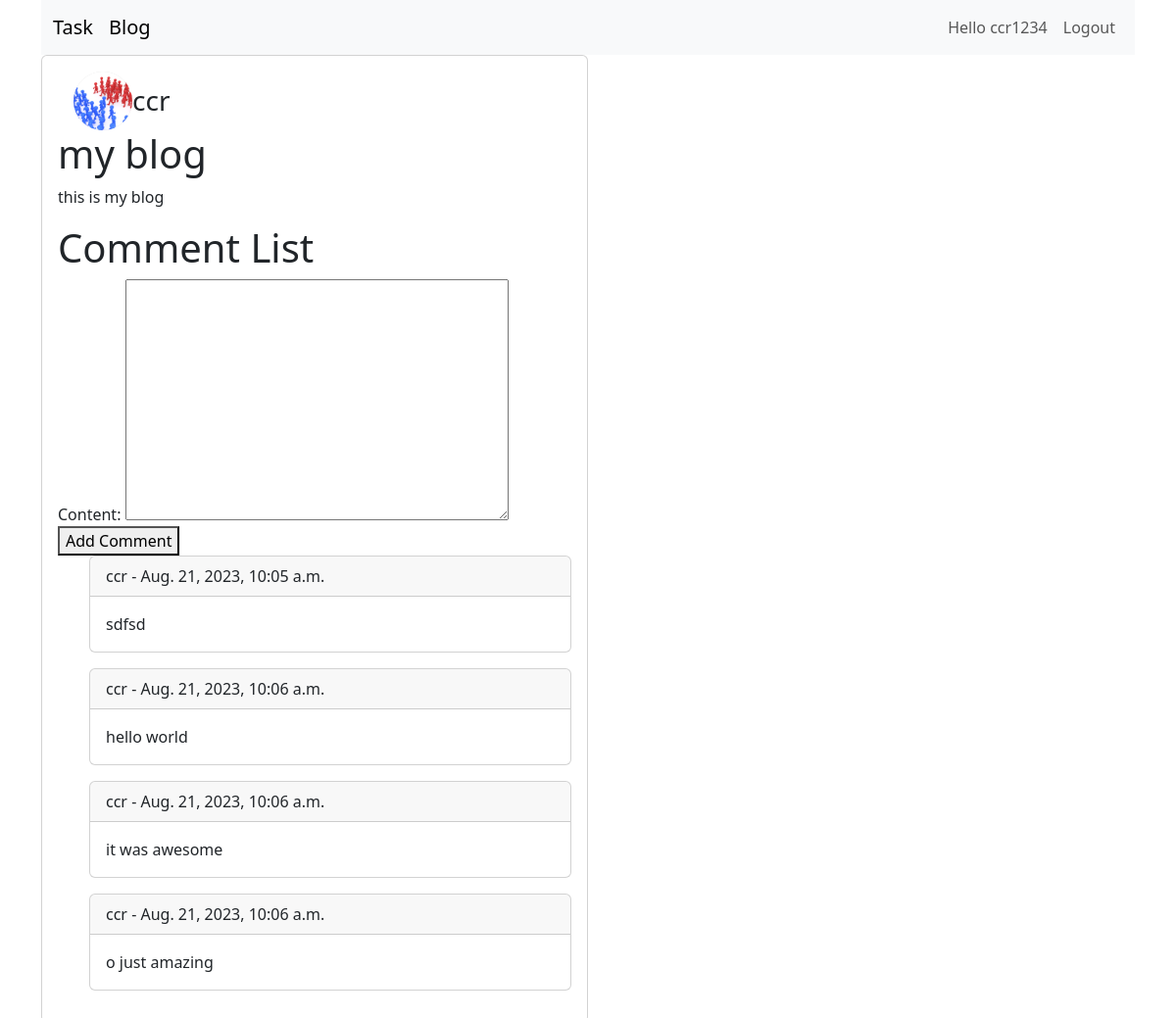
The page /taskapp/comment-list/37/ (signed in) on the database its author committed.
### TaskApp/models.py (models this page shows, shortened)
class Blog(models.Model):
    creator = models.ForeignKey(User, on_delete=models.CASCADE, related_name="userblog")
    image = models.ImageField(upload_to='static/profile/', null=True, blank=True)
    slug = models.SlugField(unique=True, max_length=100)
    name = models.CharField(max_length=100)
    tagline = models.TextField()

class Timestamp(models.Model):
    created_at = models.DateTimeField(auto_now_add=True, blank=True, null=True)
    updated_at = models.DateTimeField(auto_now=True, blank=True, null=True)
    class Meta:
        abstract = True

class Userprofile(Timestamp):
    user = models.OneToOneField(User, on_delete=models.CASCADE,related_name="profile")
    image = models.ImageField(upload_to='image/',null=True,blank=True)
    address = models.CharField(max_length=255,null=True,blank=True)

class Comment(Timestamp):
    blog = models.ForeignKey(Blog, on_delete=models.CASCADE,related_name='comments')
    author = models.ForeignKey(User, on_delete=models.CASCADE)
    content = models.TextField()

### TaskApp/views.py (the view)
# urls.py: path('comment-list/<int:pk>/', views.comment_list, name='comment_list'),
@login_required
def comment_list(request, pk):
    blog = Blog.objects.get(pk=pk)
    comments = Comment.objects.all()
    form = CommentForm()
    return render(request, 'taskapp/blog_detail.html', {'comments': comments, 'form': form,'blog':blog})

### TaskApp/forms.py
class CommentForm(forms.ModelForm):
    class Meta:
        model = Comment
        fields = ['content']

### templates/taskapp/blog_detail.html (shortened to what this page needs)
{% extends 'taskapp/base.html' %}
{% load static %}
{% load crispy_forms_tags %}
{% block body %}
    <div class="col-sm-6">
        <div class="card">
          <div class="card-body">
            <div class="row px-3">
              <div class="profile-details">
                {% if blog.creator.profile.image %}
                    <img class="profile-pic mr-3" src="{{ blog.creator.profile.image.url }}" alt="Profile Picture">
                {% else %}
                    <img class="profile-pic mr-3" src="{% static '/demo.jpg' %}" alt="Default Profile Picture">
                {% endif %}
                <div>
                      <h3 class="mb-0 font-weight-normal">{{blog.creator}}</h3>
                  </div>
              </div>
          </div>
    <h1>{{ blog.name }}</h1>
    <p>{{ blog.tagline }}</p>
    <h1>Comment List</h1>
    <form id="add-comment-form">
        {{ form }}
        <button type="submit">Add Comment</button>
    </form>
    <ul id="comment-list">
        {% for comment in blog.comments.all %}
            <div class="card mb-3">
                <div class="card-header">
                    {{ comment.author }} - {{ comment.created_at }}
                </div>
                <div class="card-body">
                    <p class="card-text">{{ comment.content }}</p>
                </div>
            </div>
        {% empty %}
            <p>No comments yet.</p>
        {% endfor %}
     </ul>
    </div>
</div>
</div>
        {% endblock body %}

### templates/taskapp/base.html (shortened to what this page needs)
<!DOCTYPE html>
<html lang="en">
<head>
    <link href="https://cdn.jsdelivr.net/npm/bootstrap@5.3.1/dist/css/bootstrap.min.css" rel="stylesheet">
</head>
<body>
<div class="container">
    {% if request.user.is_authenticated %}
        <nav class="navbar navbar-expand-lg bg-body-tertiary">
            <div class="container-fluid">
                <a class="navbar-brand" href="{% url 'taskapp:task_list' %}">Task</a>
                <a class="navbar-brand" href="{% url 'taskapp:blog' %}">Blog</a>
                <div class="collapse navbar-collapse" id="navbarSupportedContent">
                    <ul class="navbar-nav ml-auto">
                        <li class="nav-item">
                            <a class="nav-link" href="#">Hello {{ request.user.username }}</a>
                        </li>
                        <li class="nav-item">
                            <a class="nav-link" href="{% url 'taskapp:logout' %}">Logout</a>
                        </li>
                    </ul>
                </div>
            </div>
        </nav>
    {% endif %}
    {% block body %}
    {% endblock body %}
</div>
</body>
</html>

### templates/taskapp/blog_detail.html (style rules this page uses)
.profile-pic { width: 60px; height: 60px; border-radius: 50%; object-fit: contain; background-color: #E0E0E0; }
.profile-details { display: flex; align-items: center; }
.mb-0 { margin-bottom: 0; }

### rows shown on the page
Blog: creator.profile.image (picture), creator "ccr", name "my blog", tagline "this is my blog"
Comment: author "ccr", created_at "Aug. 21, 2023, 10:05 a.m.", content "sdfsd"
Comment: author "ccr", created_at "Aug. 21, 2023, 10:06 a.m.", content "hello world"
Comment: author "ccr", created_at "Aug. 21, 2023, 10:06 a.m.", content "it was awesome"
Comment: author "ccr", created_at "Aug. 21, 2023, 10:06 a.m.", content "o just amazing"

### other values the page prints
{{ request.user.username }} "ccr1234"
